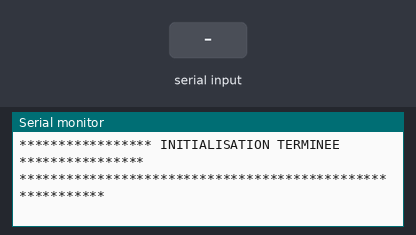
The sketch below on a simulated Arduino Uno, built with avr-gcc and run on an emulated ATmega328P. Parts: the last lines printed to the serial monitor. The inputs (shaded band) are chosen by the test bench. The modem accepts every AT command (registered, SIM ready, sends succeed) and sends nothing else.

Above: at 19.6 s.
19.7 s: "1" received over the second serial link
At 21.1 s:
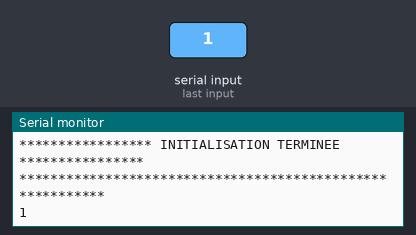
21.2 s: "0" received over the second serial link
At 22.6 s:
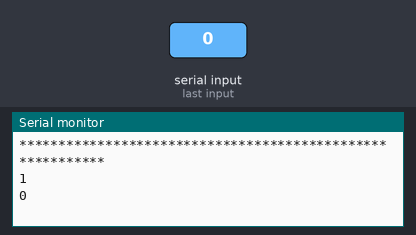
22.7 s: "2" received over the second serial link
At 24.6 s:
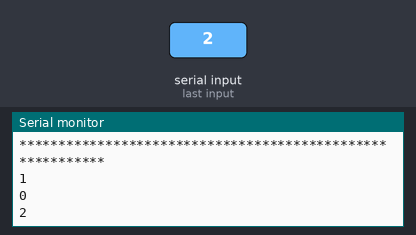
Timing chart, 0 to 26.1 s (numbered marks = the images above; inputs shaded):
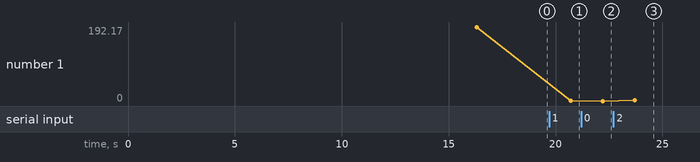

The sketch:

ESP_RI.ino
```cpp
#include <SoftwareSerial.h>

SoftwareSerial ESP8266(2, 3);

String NomduReseauWifi = "James Vodafone"; // Garder les guillements
String MotDePasse      = "1234567d"; // Garder les guillements

/****************************************************************/
/*                             INIT                             */
/****************************************************************/
void setup()
{
  Serial.begin(9600);
  ESP8266.begin(9600);
  initESP8266();
}
/****************************************************************/
/*                        BOUCLE INFINIE                        */
/****************************************************************/
void loop()
{
   while(ESP8266.available())
   {
     Serial.println(ESP8266.readString());
   }
}
/****************************************************************/
/*                Fonction qui initialise l'ESP8266             */
/****************************************************************/
void initESP8266()
{
  Serial.println("**********************************************************");
  Serial.println("**************** DEBUT DE L'INITIALISATION ***************");
  Serial.println("**********************************************************");
//  envoieAuESP8266("AT+RST");
//  recoitDuESP8266(2000);
  Serial.println("**********************************************************");
  envoieAuESP8266("AT+CWMODE=3");
  recoitDuESP8266(5000);
  Serial.println("**********************************************************");
  envoieAuESP8266("AT+CWJAP=\""+ NomduReseauWifi + "\",\"" + MotDePasse +"\"");
  recoitDuESP8266(10000);
  Serial.println("**********************************************************");
  envoieAuESP8266("AT+CIFSR");
  recoitDuESP8266(1000);
  Serial.println("**********************************************************");
  envoieAuESP8266("AT+CIPMUX=1");
  recoitDuESP8266(1000);
  Serial.println("**********************************************************");
  envoieAuESP8266("AT+CIPSERVER=1,80");
  recoitDuESP8266(1000);
  Serial.println("**********************************************************");
  Serial.println("***************** INITIALISATION TERMINEE ****************");
  Serial.println("**********************************************************");
  Serial.println("");
}

/****************************************************************/
/*        Fonction qui envoie une commande à l'ESP8266          */
/****************************************************************/
void envoieAuESP8266(String commande)
{
  ESP8266.println(commande);
}
/****************************************************************/
/*Fonction qui lit et affiche les messages envoyés par l'ESP8266*/
/****************************************************************/
void recoitDuESP8266(const int timeout)
{
  String reponse = "";
  long int time = millis();
  while( (time+timeout) > millis())
  {
    while(ESP8266.available())
    {
      char c = ESP8266.read();
      reponse+=c;
    }
  }
  Serial.print(reponse);
}
```

Measured:
- after the input at 19.7 s, the serial monitor: prints a new line after 1.0 s (image 1)
- after the input at 21.2 s, the serial monitor: prints a new line after 1.0 s (image 2)
- after the input at 22.7 s, the serial monitor: prints a new line after 1.0 s (image 3)
- plotted number 1: 192.17 → 1 after the input at 19.7 s, 1 → 0 after the input at 21.2 s, 0 → 2 after the input at 22.7 s
